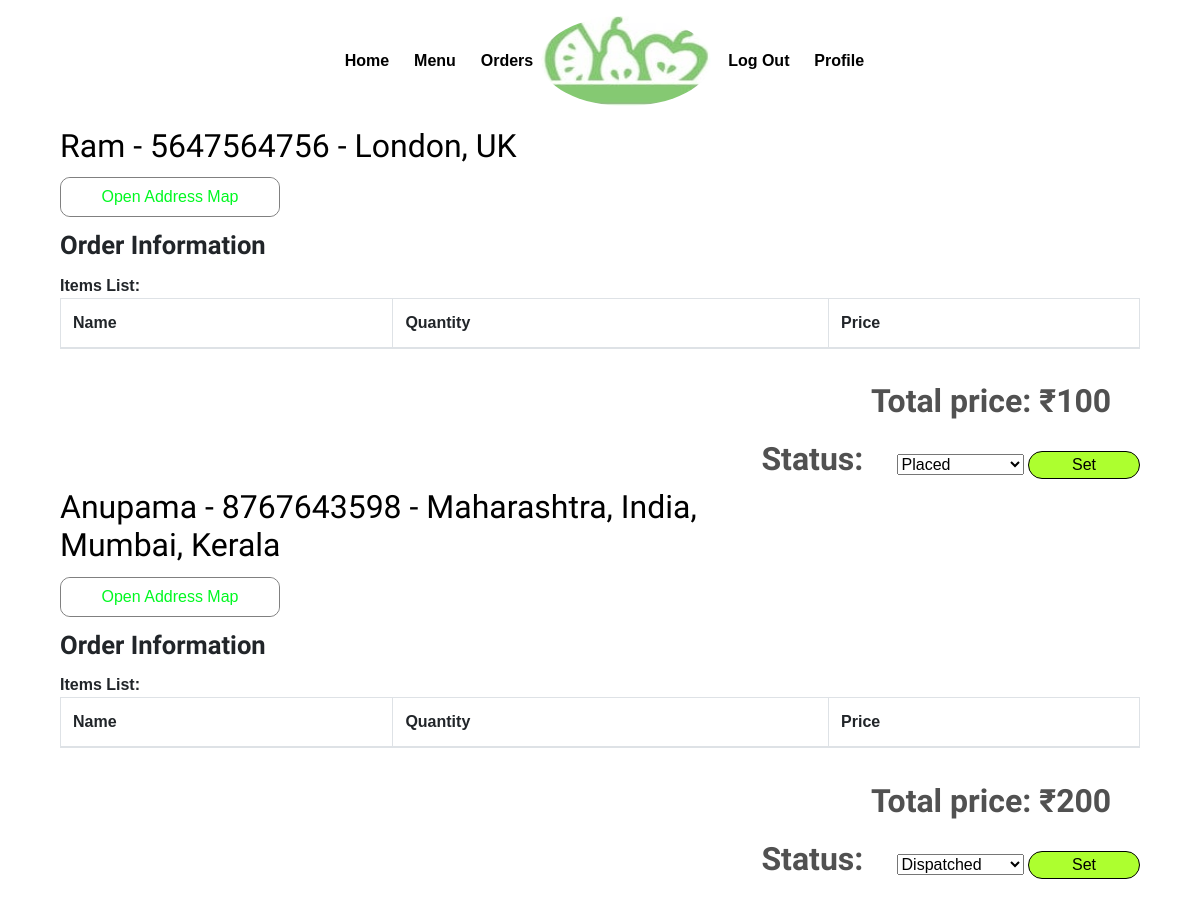
/restaurant/orderlist/ (signed in), run on an earlier commit of the app's database.
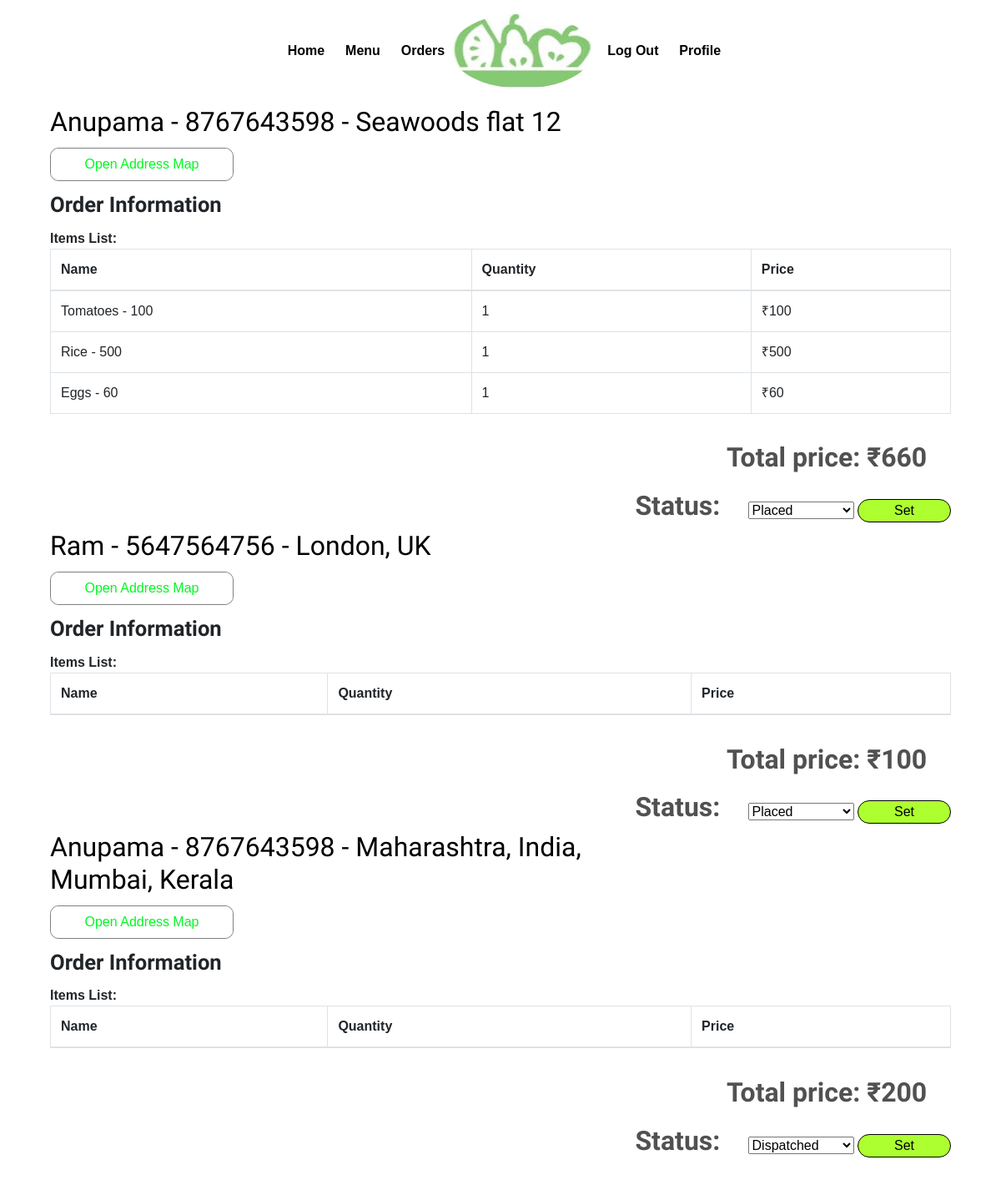
And on a later commit of the database.
### webapp/models.py (models this page shows, shortened)
class Customer(models.Model):
    user = models.OneToOneField(
        settings.AUTH_USER_MODEL, on_delete=models.CASCADE)
    f_name = models.CharField(max_length=20, blank=False)
    l_name = models.CharField(max_length=20, blank=False)
    city = models.CharField(max_length=40, blank=False)
    phone = models.CharField(max_length=10, blank=False)
    address = models.TextField()

class Order(models.Model):
    id = models.AutoField(primary_key=True)
    total_amount = models.IntegerField(default=0)
    timestamp = models.DateTimeField(auto_now_add=True)
    delivery_addr = models.CharField(max_length=50, blank=True)
    orderedBy = models.ForeignKey(User, on_delete=models.CASCADE)
    r_id = models.ForeignKey(Restaurant, on_delete=models.CASCADE)
    ORDER_STATE_WAITING = "Waiting"
    ORDER_STATE_PLACED = "Placed"
    ORDER_STATE_ACKNOWLEDGED = "Acknowledged"
    ORDER_STATE_COMPLETED = "Completed"
    ORDER_STATE_CANCELLED = "Cancelled"
    ORDER_STATE_DISPATCHED = "Dispatched"
    ORDER_STATE_CHOICES = (
        (ORDER_STATE_WAITING, ORDER_STATE_WAITING),
        (ORDER_STATE_PLACED, ORDER_STATE_PLACED),
        (ORDER_STATE_ACKNOWLEDGED, ORDER_STATE_ACKNOWLEDGED),
        (ORDER_STATE_COMPLETED, ORDER_STATE_COMPLETED),
        (ORDER_STATE_CANCELLED, ORDER_STATE_CANCELLED),
        (ORDER_STATE_DISPATCHED, ORDER_STATE_DISPATCHED)
    )
    status = models.CharField(
        max_length=50, choices=ORDER_STATE_CHOICES, default=ORDER_STATE_WAITING)

class Menu(models.Model):
    id = models.AutoField(primary_key=True)
    item_id = models.ForeignKey(Item, on_delete=models.CASCADE)
    r_id = models.ForeignKey(Restaurant, on_delete=models.CASCADE)
    price = models.IntegerField(blank=False)
    quantity = models.IntegerField(blank=False, default=0)
    def __str__(self):
        return self.item_id.fname+' - '+str(self.price)

class Item(models.Model):
    objects = models.Manager()
    id = models.AutoField(primary_key=True)
    fname = models.CharField(max_length=30, blank=False)
    category = models.CharField(max_length=50, blank=False)
    image = models.FileField(blank=True)
    description = models.TextField(max_length=500, default='')

### webapp/views.py (the view, shortened to what this page needs)
# urls.py: path('restaurant/orderlist/', views.orderlist, name='orderlist'),
def orderlist(request):
    orders = Order.objects.filter(
        r_id=request.user.restaurant.id).order_by('-timestamp')
    corders = []
    for order in orders:
        user = User.objects.filter(id=order.orderedBy.id)
        user = user[0]
        corder = []
        if user.is_restaurant:
            corder.append(user.restaurant.rname)
            corder.append(user.restaurant.info)
        else:
            corder.append(user.customer.f_name)
            corder.append(user.customer.phone)
        items_list = orderItem.objects.filter(ord_id=order)
        items = []
        for item in items_list:
            citem = []
            citem.append(item.item_id)
            citem.append(item.quantity)
            menu = Menu.objects.filter(id=item.item_id.id)
            citem.append(menu[0].price*item.quantity)
            menu = 0
            items.append(citem)
        corder.append(items)
        corder.append(order.total_amount)
        corder.append(order.id)
        x = order.status
        if x == Order.ORDER_STATE_WAITING:
            continue
        elif x == Order.ORDER_STATE_PLACED:
            x = 1
        elif x == Order.ORDER_STATE_ACKNOWLEDGED:
            x = 2
        elif x == Order.ORDER_STATE_COMPLETED:
            x = 3
        elif x == Order.ORDER_STATE_DISPATCHED:
            x = 4
        elif x == Order.ORDER_STATE_CANCELLED:
            x = 5
        else:
            continue
        corder.append(x)
        corder.append(order.delivery_addr)
        corders.append(corder)
    context = {
        "orders": corders,
    }
    return render(request, "webapp/order-list.html", context)

### webapp/templates/webapp/order-list.html (shortened to what this page needs)
{% extends 'webapp/base2.html' %}
{% block body %}
{% for order in orders %}
<div class="container">
    <div class="col-md-12 restaurent-title">
        <div class="logo-title" style="border: 0;">
            <h4>{{order.0}} - {{order.1}} - {{order.6}}</h4>
            <a href="http://maps.google.com/?q={{order.6}}" target="_blank" style="text-decoration: none !important;">
                <button class='glow-on-hover' type='submit' style="color: rgb(0, 248, 33); border: 1px solid grey;">
                    Open Address Map
                </button>
            </a>
        </div>
    </div>
    <div class="col-md-12 order-form-grid  wow fadeInLeft">
        <h5>Order Information</h5>
        <span>Items List:</span>
        <div>
            <table class="table table-hover table-bordered">
                <thead>
                    <th>
                        Name
                    </th>
                    <th>
                        Quantity
                    </th>
                    <th>
                        Price
                    </th>
                </thead>
                {% for x in order.2 %}
                <tr>
                    <td>{{x.0}}</td>
                    <td>{{x.1}}</td>
                    <td>&#x20b9;{{x.2}}</td>
                </tr>
                {% endfor %}
            </table>
        </div>
    </div>
    <div class="col-md-12 buy" style="display: inline-block;">
        <form action="" method="POST">{% csrf_token %}
            <span>Total price: &#x20b9;{{order.3}}</span>
            <span style="display: inline;">Status:</span>
            <select name="orderstatus">
                {% if order.5 == 1 %}
                <option value="1" selected>Placed</option>
                {% endif %}
                {% if order.5 == 4 %}
                <option value="4" selected>Dispatched</option>
                {% endif %}
            </select>
            <input style="border: 1px black solid; border-radius: 14px; width: 7rem; background: greenyellow;"
                type="submit" value="Set" name="submit" />
        </form>
    </div>
</div>
{% endfor %}
{% endblock %}

What changed in the data, as far as the page shows it:
added Order: delivery_addr "Seawoods flat 12"
added Menu: item_id+price "Tomatoes - 100", r_id "1", price "100"
added Menu: item_id+price "Rice - 500", r_id "1", price "500"
added Menu: item_id+price "Eggs - 60", r_id "1", price "60"
Also different on the page:
new list line: "Anupama 8767643598"
new list line: "- - Open Address Map Order Information Items List: Name Quantity Price Total price: ₹ 660 Status: Placed Set"
